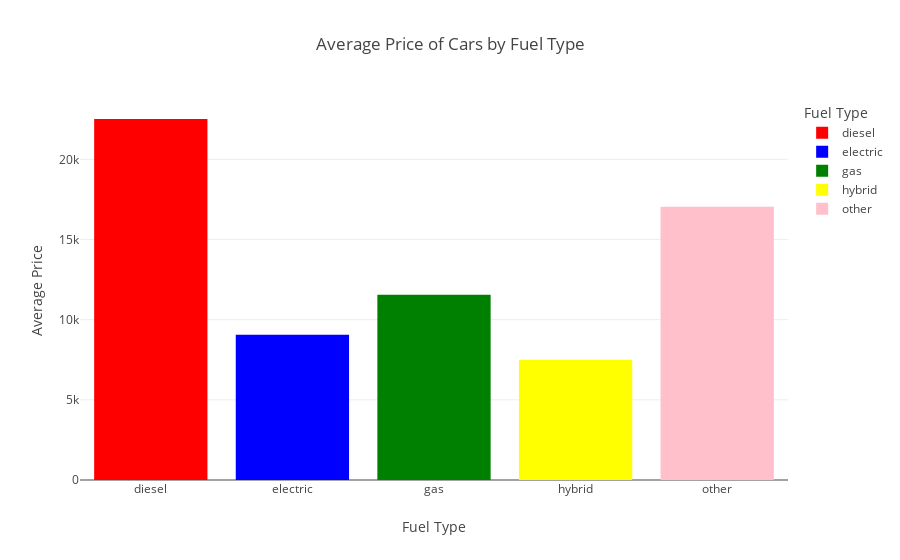

Notebook code cell kept with this figure:
### Markdown cell above
this graph compares the number of cars listed on the site by fuel type. Ford has the most amount of gas cars with 11,229 cars and also has the most diesel cars listed with 1,379.

### Code cell
#making a graph that compares the prices of cars based on fuel types
average_prices = df.groupby('fuel')['price'].mean().reset_index()

fig = px.bar(average_prices, 
             x='fuel', 
             y='price', 
             title='Average Price of Cars by Fuel Type',
             labels={'fuel': 'Fuel Type', 'price': 'Average Price'},
             color='fuel',
             color_discrete_sequence=['red', 'blue' , 'green' , 'yellow' , 'pink'])

fig.show()

### Figure 1 — Plotly figure (JSON) as saved in the notebook; plotly's stock layout.template omitted (floating-point values rounded to 4 significant figures)
{"data": [{"alignmentgroup": "True", "hovertemplate": "Fuel Type=%{x}<br>Average Price=%{y}<extra></extra>", "legendgroup": "diesel", "marker": {"color": "red", "pattern": {"shape": ""}}, "name": "diesel", "offsetgroup": "diesel", "orientation": "v", "showlegend": true, "textposition": "auto", "type": "bar", "x": ["diesel"], "xaxis": "x", "y": [22520.0], "yaxis": "y"}, {"alignmentgroup": "True", "hovertemplate": "Fuel Type=%{x}<br>Average Price=%{y}<extra></extra>", "legendgroup": "electric", "marker": {"color": "blue", "pattern": {"shape": ""}}, "name": "electric", "offsetgroup": "electric", "orientation": "v", "showlegend": true, "textposition": "auto", "type": "bar", "x": ["electric"], "xaxis": "x", "y": [9055.0], "yaxis": "y"}, {"alignmentgroup": "True", "hovertemplate": "Fuel Type=%{x}<br>Average Price=%{y}<extra></extra>", "legendgroup": "gas", "marker": {"color": "green", "pattern": {"shape": ""}}, "name": "gas", "offsetgroup": "gas", "orientation": "v", "showlegend": true, "textposition": "auto", "type": "bar", "x": ["gas"], "xaxis": "x", "y": [11550.0], "yaxis": "y"}, {"alignmentgroup": "True", "hovertemplate": "Fuel Type=%{x}<br>Average Price=%{y}<extra></extra>", "legendgroup": "hybrid", "marker": {"color": "yellow", "pattern": {"shape": ""}}, "name": "hybrid", "offsetgroup": "hybrid", "orientation": "v", "showlegend": true, "textposition": "auto", "type": "bar", "x": ["hybrid"], "xaxis": "x", "y": [7503.0], "yaxis": "y"}, {"alignmentgroup": "True", "hovertemplate": "Fuel Type=%{x}<br>Average Price=%{y}<extra></extra>", "legendgroup": "other", "marker": {"color": "pink", "pattern": {"shape": ""}}, "name": "other", "offsetgroup": "other", "orientation": "v", "showlegend": true, "textposition": "auto", "type": "bar", "x": ["other"], "xaxis": "x", "y": [17040.0], "yaxis": "y"}], "layout": {"barmode": "relative", "legend": {"title": {"text": "Fuel Type"}, "tracegroupgap": 0}, "title": {"text": "Average Price of Cars by Fuel Type"}, "xaxis": {"anchor": "y", "categoryarray": ["diesel", "electric", "gas", "hybrid", "other"], "categoryorder": "array", "domain": [0, 1], "title": {"text": "Fuel Type"}}, "yaxis": {"anchor": "x", "domain": [0, 1], "title": {"text": "Average Price"}}}}
